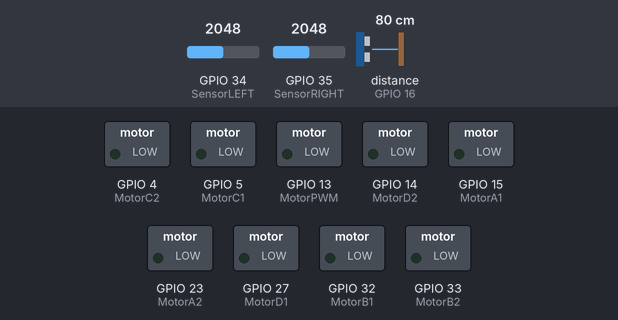
A sketch run on a simulated ESP32. Shown: switched loads named in the sketch (green lamp = pin HIGH). Wiring (inferred from the names in the program): ultrasonic range finder: trigger GPIO 17; echo GPIO 16. Dashed ring = blinking. Inputs (shaded band) come from the test bench; at power-on: distance to the obstacle (sensor on GPIO 16) 80 cm, GPIO 34 (SensorLEFT) = 2048, GPIO 35 (SensorRIGHT) = 2048. The echo pulse lasts 58.3 µs per cm; pins used as bus, display or sensor lines are not drawn.

Above: at 1.2 s.
1.3 s: distance to the obstacle (sensor on GPIO 16) set to 18 cm
4.3 s: distance to the obstacle (sensor on GPIO 16) set to 13 cm
At 5.2 s:
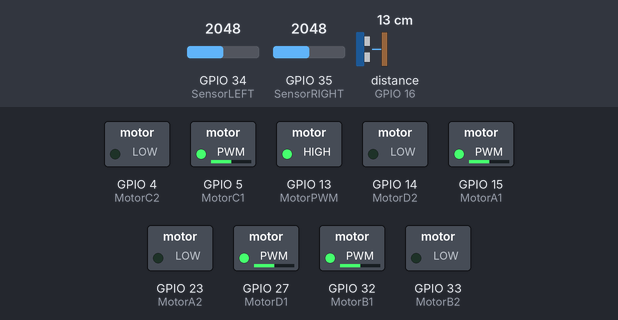
5.8 s: GPIO 34 (SensorLEFT) set to 3567
7.3 s: GPIO 34 (SensorLEFT) set to 3629
At 7.6 s:
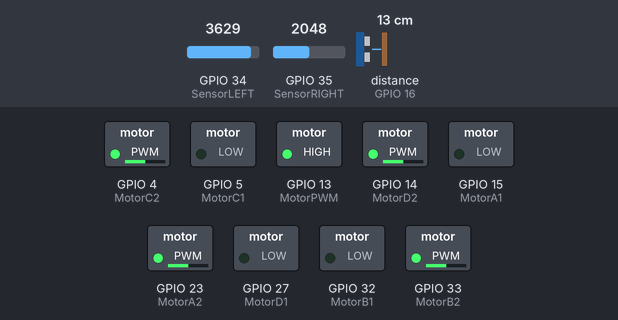
Timing chart, 0 to 9.8 s (numbered marks = the images above; inputs shaded):
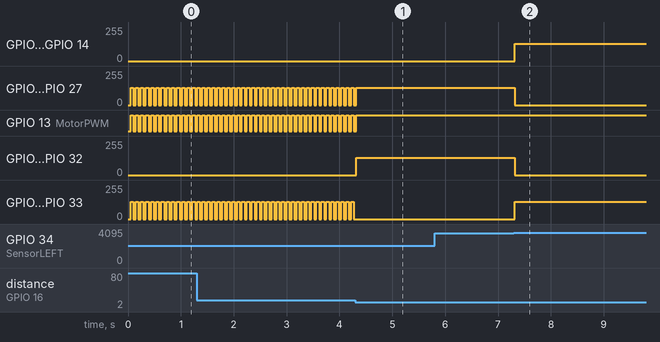

Measured:
- the behaviour switches between 16 and 15 cm on distance to the obstacle (sensor on GPIO 16) (found by bisection; images 0 and 1)
- the behaviour switches between 3599 and 3600 on GPIO 34 (SensorLEFT) (found by bisection; images 1 and 2)
- after the input at 4.3 s, GPIO 5 (MotorC1), GPIO 27 (MotorD1): goes on until 4.3 s, then stays 129/255; GPIO 13 (MotorPWM): goes on until 4.3 s, then stays HIGH; GPIO 15 (MotorA1), GPIO 32 (MotorB1): 0/255 → 129/255 at once; GPIO 23 (MotorA2), GPIO 33 (MotorB2): stops changing and stays 0/255
- after the input at 5.8 s, every drawn part: stays the same
- after the input at 7.3 s, GPIO 4 (MotorC2), GPIO 14 (MotorD2), GPIO 23 (MotorA2), GPIO 33 (MotorB2): 0/255 → 129/255 at once; GPIO 5 (MotorC1), GPIO 15 (MotorA1), GPIO 27 (MotorD1), GPIO 32 (MotorB1): 129/255 → 0/255 at once
- by itself, GPIO 5 (MotorC1), GPIO 23 (MotorA2), GPIO 27 (MotorD1), GPIO 33 (MotorB2): alternates 129/255 for 0.05 s and 0/255 for 0.04 s
- by itself, GPIO 13 (MotorPWM): alternates HIGH for 0.05 s and LOW for 0.04 s

The sketch:

SumoBot.ino
```cpp
//"""REX 8in1 Sumo Bot"""
// ESP32 Board Version Must Be 2.0.17

#define SensorLEFT 34   // IR pin
#define SensorRIGHT 35  // IR pin

//define pins of motors
#define MotorPWM 13	//Pwm

#define MotorA1 15
#define MotorA2 23

#define MotorB1 32
#define MotorB2 33

#define MotorC1 5
#define MotorC2 4

#define MotorD1 27
#define MotorD2 14

//define speed of motors
#define FAST 255
#define MID 130
#define SLOW 100

#define THRESHOLD 3600

int trigPin = 17;   // Trigger
int echoPin = 16;   // Echo
long duration, cm;

//setting PWM properties
const int freq = 50;
const int PWMchannel_1 = 4;
const int PWMchannel_2 = 5;
const int PWMchannel_3 = 6;
const int PWMchannel_4 = 7;
const int PWMchannel_5 = 8;
const int PWMchannel_6 = 9;
const int PWMchannel_7 = 10;
const int PWMchannel_8 = 11;

const int resolution = 8;

void setup() {
  Serial.begin(115200);   //make sure your Serial Monitor is also set at this baud rate.

  pinMode(trigPin, OUTPUT);
  pinMode(echoPin, INPUT);

  pinMode(SensorLEFT, INPUT);
  pinMode(SensorRIGHT, INPUT);

  pinMode(MotorPWM, OUTPUT);

  pinMode(MotorA1, OUTPUT);
  pinMode(MotorA2, OUTPUT);

  pinMode(MotorB1, OUTPUT);
  pinMode(MotorB2, OUTPUT);

  pinMode(MotorC1, OUTPUT);
  pinMode(MotorC2, OUTPUT);

  pinMode(MotorD1, OUTPUT);
  pinMode(MotorD2, OUTPUT);

  ledcSetup(PWMchannel_1, freq, resolution);
  ledcAttachPin(MotorA1, PWMchannel_1);

  ledcSetup(PWMchannel_2, freq, resolution);
  ledcAttachPin(MotorA2, PWMchannel_2);

  ledcSetup(PWMchannel_3, freq, resolution);
  ledcAttachPin(MotorB1, PWMchannel_3);

  ledcSetup(PWMchannel_4, freq, resolution);
  ledcAttachPin(MotorB2, PWMchannel_4);

  ledcSetup(PWMchannel_5, freq, resolution);
  ledcAttachPin(MotorC1, PWMchannel_5);

  ledcSetup(PWMchannel_6, freq, resolution);
  ledcAttachPin(MotorC2, PWMchannel_6);

  ledcSetup(PWMchannel_7, freq, resolution);
  ledcAttachPin(MotorD1, PWMchannel_7);

  ledcSetup(PWMchannel_8, freq, resolution);
  ledcAttachPin(MotorD2, PWMchannel_8);
}

void forward() {
  digitalWrite(MotorPWM, HIGH);

  ledcWrite(PWMchannel_1, MID); //MotorA1
  ledcWrite(PWMchannel_2, LOW); //MotorA2

  ledcWrite(PWMchannel_3, MID); //MotorB1
  ledcWrite(PWMchannel_4, LOW); //MotorB2

  ledcWrite(PWMchannel_5, MID); //MotorC1
  ledcWrite(PWMchannel_6, LOW); //MotorC2

  ledcWrite(PWMchannel_7, MID); //MotorD1
  ledcWrite(PWMchannel_8, LOW); //MotorD2
}

void right() {
  digitalWrite(MotorPWM, HIGH);

  ledcWrite(PWMchannel_1, MID);  //MotorA1
  ledcWrite(PWMchannel_2, LOW);  //MotorA2

  ledcWrite(PWMchannel_3, MID);  //MotorB1
  ledcWrite(PWMchannel_4, LOW);  //MotorB2

  ledcWrite(PWMchannel_5, LOW);  //MotorC1
  ledcWrite(PWMchannel_6, MID);  //MotorC2

  ledcWrite(PWMchannel_7, LOW);  //MotorD1
  ledcWrite(PWMchannel_8, MID);  //MotorD2
}

void left() {
  digitalWrite(MotorPWM, HIGH);

  ledcWrite(PWMchannel_1, LOW);  //MotorA1
  ledcWrite(PWMchannel_2, MID);  //MotorA2

  ledcWrite(PWMchannel_3, LOW);  //MotorB1
  ledcWrite(PWMchannel_4, MID);  //MotorB2

  ledcWrite(PWMchannel_5, MID);  //MotorC1
  ledcWrite(PWMchannel_6, LOW);  //MotorC2

  ledcWrite(PWMchannel_7, MID);  //MotorD1
  ledcWrite(PWMchannel_8, LOW);  //MotorD2
}

void stop() {
  digitalWrite(MotorPWM, LOW);

  ledcWrite(PWMchannel_1, LOW); //MotorA1
  ledcWrite(PWMchannel_2, LOW); //MotorA2

  ledcWrite(PWMchannel_3, LOW); //MotorB1
  ledcWrite(PWMchannel_4, LOW); //MotorB2

  ledcWrite(PWMchannel_5, LOW); //MotorC1
  ledcWrite(PWMchannel_6, LOW); //MotorC2

  ledcWrite(PWMchannel_7, LOW); //MotorD1
  ledcWrite(PWMchannel_8, LOW); //MotorD2
}

void backward() {
  digitalWrite(MotorPWM, HIGH);

  ledcWrite(PWMchannel_1, LOW); //MotorA1
  ledcWrite(PWMchannel_2, MID); //MotorA2

  ledcWrite(PWMchannel_3, LOW); //MotorB1
  ledcWrite(PWMchannel_4, MID); //MotorB2

  ledcWrite(PWMchannel_5, LOW); //MotorC1
  ledcWrite(PWMchannel_6, MID); //MotorC2

  ledcWrite(PWMchannel_7, LOW); //MotorD1
  ledcWrite(PWMchannel_8, MID); //MotorD2
}

void loop() {
  delay(40);
  digitalWrite(trigPin, LOW);
  delayMicroseconds(5);
  digitalWrite(trigPin, HIGH);
  delayMicroseconds(10);
  digitalWrite(trigPin, LOW);

  duration = pulseIn(echoPin, HIGH);
  cm = (duration / 2) / 29.1;
  /*
  Serial.print(cm);
  Serial.print("cm");
  Serial.println("  ");
  */
  if(cm <= 15){
    int leftSensor = analogRead(SensorLEFT);
    int rightSensor = analogRead(SensorRIGHT);
    /*
    Serial.print("leftSensor: ");
    Serial.print(leftSensor);
    Serial.print("  rightSensor: ");
    Serial.println(rightSensor);
    */
    delay(2);
    if ((leftSensor >= THRESHOLD) || (rightSensor >= THRESHOLD)) {
      backward();
      delay(150);
    }
    else if ((leftSensor < THRESHOLD) && (rightSensor < THRESHOLD)) {
      forward();
    }
    else{
      stop();
    }
  }
  else{
    int leftSensor = analogRead(SensorLEFT);
    int rightSensor = analogRead(SensorRIGHT);
    /*
    Serial.print("leftSensor: ");
    Serial.print(leftSensor);
    Serial.print("  rightSensor: ");
    Serial.println(rightSensor);
    */
    delay(2);
    if ((leftSensor >= THRESHOLD) || (rightSensor >= THRESHOLD)) {
      backward();
      delay(150);
    }
    else if ((leftSensor < THRESHOLD) && (rightSensor < THRESHOLD)) {
      left();
      delay(50);
      stop();
    }
    else{
      stop();
    }
  }
}
```
